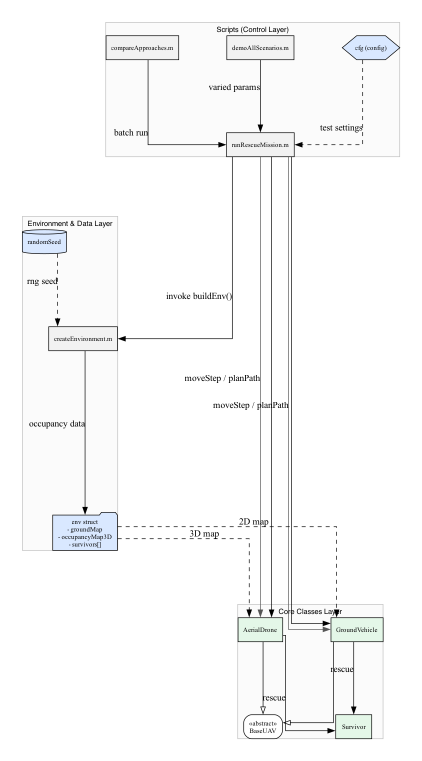
#> input picture architecture.png, 844 x 1522 px (shown at 1/2 size)
$ python square_diagram.py
#> lines starting #> are read from the running program, lines starting #| are printed output that depends on the picture
#!/usr/bin/env python3
"""
square_diagram.py
-----------------
Post-process the Graphviz architecture diagram:

1.  Optionally down-scales if the longest side exceeds MAX_SIDE.
2.  Adds uniform padding.
3.  Centers it on a square white canvas (great for LaTeX / slides).
4.  Saves the prettified PNG to figures/architecture_sq.png

Run this script from the project root (or from the folder that already
contains architecture.png).  Requires Pillow:  pip install pillow
"""

from PIL import Image
import pathlib
import sys

# --------------------------------------------------
# parameters you may tweak
# --------------------------------------------------
MAX_SIDE = 1600   # px –– max width / height after optional resize
PAD_PX   = 40     # uniform white padding
BG_COLOR = (255, 255, 255)

# --------------------------------------------------
# locate original diagram
# --------------------------------------------------
CWD = pathlib.Path.cwd()
cand = [
    CWD / "architecture.png",
    CWD / "figures" / "architecture.png"
]
ORIG_PATH = next((p for p in cand if p.exists()), None)

if ORIG_PATH is None:
    sys.exit("✗  Couldn’t find architecture.png. "
             "Run make_architecture_diagram.py first (or move the PNG here).")

# output folder / name
OUT_DIR  = ORIG_PATH.parent / "figures"   # save alongside, inside figures/
OUT_DIR.mkdir(exist_ok=True)
OUT_PATH = OUT_DIR / "architecture_sq.png"

# --------------------------------------------------
# process
# --------------------------------------------------
im = Image.open(ORIG_PATH)
#> im is the input picture: PIL image 844x1522 RGBA; mean R, G, B, A 222.9, 223.3, 223.4, 228.7
w, h = im.size
#> w = 844; h = 1522

# 1) optional down-scale
scale = MAX_SIDE / max(w, h) if max(w, h) > MAX_SIDE else 1.0
#> scale = 1
if scale < 1.0:
    im = im.resize((int(w*scale), int(h*scale)), Image.LANCZOS)
    w, h = im.size

# 2) square canvas with padding
side = max(w, h) + 2*PAD_PX
#> side = 1602
canvas = Image.new("RGB", (side, side), BG_COLOR)
#> canvas: PIL image 1602x1602 RGB; every value is 255
offset = ((side - w)//2, (side - h)//2)
#> offset = (379, 40)
canvas.paste(im, offset)
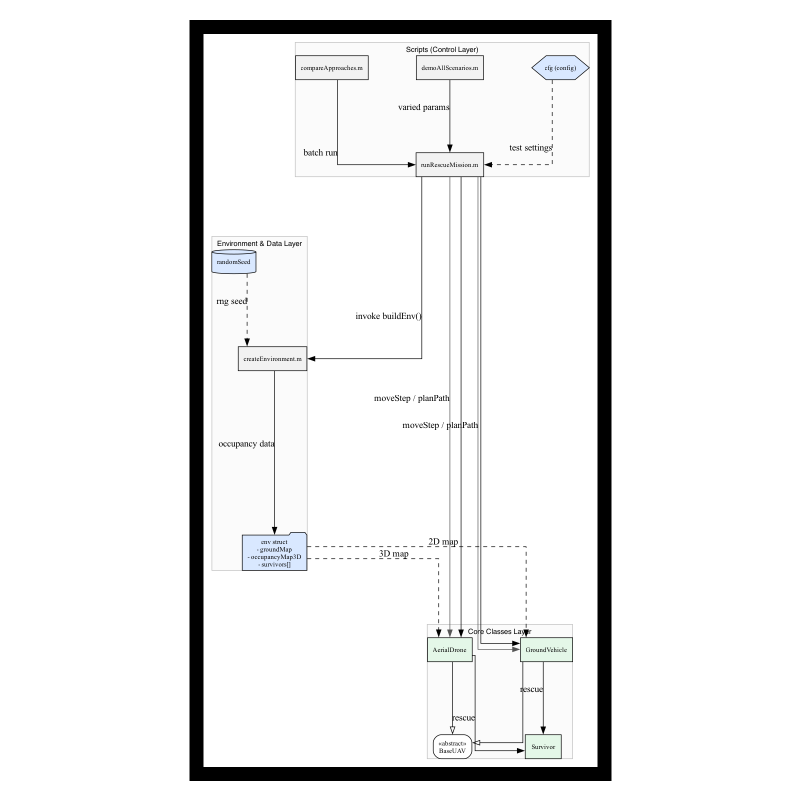
#> canvas: PIL image 1602x1602 RGB (shown at 1/2 size); mean R, G, B 238.9, 239.1, 239.2

# 3) save @ 300 dpi
canvas.save(OUT_PATH, dpi=(300, 300))
print(f"✓  Saved prettified diagram → {OUT_PATH.relative_to(CWD)}")
